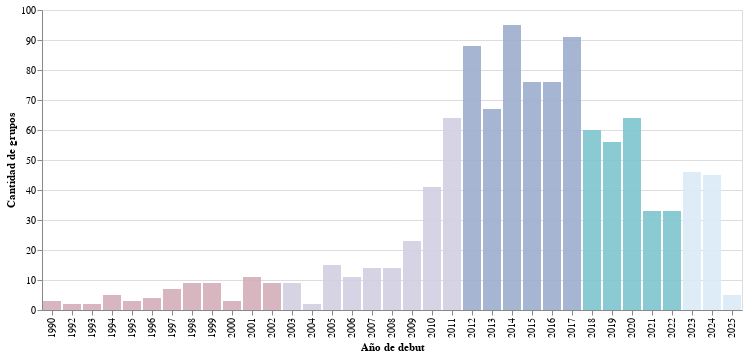

The notebook cell this image was saved under:
### Code cell
import pandas as pd
import altair as alt

GEN = pd.read_csv("/content/Grupos_KPOP.csv", delimiter=";")

GEN = GEN[(GEN["AÑO_DEBUT"] >= 1990) & (GEN["AÑO_DEBUT"] <= 2025)]

GEN_grouped = GEN.groupby(["AÑO_DEBUT", "GENERO"]).size().reset_index(name="Cantidad")

def asignar_generacion(año):
    if 1990 <= año <= 2002:
        return 1, 'Primera generación'
    elif 2003 <= año <= 2011:
        return 2, 'Segunda generación'
    elif 2012 <= año <= 2017:
        return 3, 'Tercera generación'
    elif 2018 <= año <= 2022:
        return 4, 'Cuarta generación'
    elif 2023 <= año <= 2025:
        return 5, 'Quinta generación'
    return None, None


GEN_grouped[['Generacion', 'Etiqueta']] = GEN_grouped['AÑO_DEBUT'].apply(lambda año: pd.Series(asignar_generacion(año)))


def asignar_color(generacion):
    generacion_colores = {
        1: '#D4AFB9',  # Primera generación
        2: '#D1CFE2',  # Segunda generación
        3: '#9CADCE',   # Tercera generación
        4: '#7EC5CF',   # Cuarta generación
        5: '#DAEAF6'    # Quinta generación
    }
    return generacion_colores.get(generacion, '#FFFFFF')

GEN_grouped['Color'] = GEN_grouped['Generacion'].apply(asignar_color)

brush = alt.selection_interval(encodings=["x"])

highlight = alt.selection_single(on="mouseover", fields=["AÑO_DEBUT"], empty="none")


opacity_brush = alt.condition(brush, alt.value(0.9), alt.value(0.1))

opacity_highlight = alt.condition(highlight, alt.value(1), alt.value(0.3))

# 𝗛𝗶𝘀𝘁𝗼𝗴𝗿𝗮𝗺𝗮 con interactividad
overview = alt.Chart(GEN_grouped).mark_bar().encode(
    alt.X("AÑO_DEBUT:O", axis=alt.Axis(title="Año de debut")),
    alt.Y("Cantidad:Q", title="Cantidad de grupos"),
    alt.Color("Color:N", scale=None, legend=None),

    opacity=opacity_brush,
    tooltip=["AÑO_DEBUT", "Cantidad", "GENERO", "Etiqueta"]
).add_selection(brush).add_selection(highlight)


graf = overview
graf

### Figure 1 — Vega-Lite specification as saved in the notebook (floating-point values rounded to 4 significant figures)
{"config": {"view": {"continuousWidth": 300, "continuousHeight": 300}}, "data": {"name": "data-fc0c6151b726c8f388d8ce38c6b4e4c1"}, "mark": {"type": "bar"}, "encoding": {"color": {"field": "Color", "legend": null, "scale": null, "type": "nominal"}, "opacity": {"condition": {"param": "param_5", "value": 0.9}, "value": 0.1}, "tooltip": [{"field": "AÑO_DEBUT", "type": "quantitative"}, {"field": "Cantidad", "type": "quantitative"}, {"field": "GENERO", "type": "nominal"}, {"field": "Etiqueta", "type": "nominal"}], "x": {"axis": {"title": "Año de debut"}, "field": "AÑO_DEBUT", "type": "ordinal"}, "y": {"field": "Cantidad", "title": "Cantidad de grupos", "type": "quantitative"}}, "params": [{"name": "param_5", "select": {"type": "interval", "encodings": ["x"]}}, {"name": "param_6", "select": {"type": "point", "fields": ["AÑO_DEBUT"], "on": "mouseover"}}], "$schema": "https://vega.github.io/schema/vega-lite/v5.20.1.json", "datasets": {"data-fc0c6151b726c8f388d8ce38c6b4e4c1": [{"AÑO_DEBUT": 1990, "GENERO": "Hombres", "Cantidad": 3, "Generacion": 1, "Etiqueta": "Primera generación", "Color": "#D4AFB9"}, {"AÑO_DEBUT": 1992, "GENERO": "Hombres", "Cantidad": 1, "Generacion": 1, "Etiqueta": "Primera generación", "Color": "#D4AFB9"}, {"AÑO_DEBUT": 1992, "GENERO": "Mixto", "Cantidad": 1, "Generacion": 1, "Etiqueta": "Primera generación", "Color": "#D4AFB9"}, {"AÑO_DEBUT": 1993, "GENERO": "Hombres", "Cantidad": 2, "Generacion": 1, "Etiqueta": "Primera generación", "Color": "#D4AFB9"}, {"AÑO_DEBUT": 1994, "GENERO": "Hombres", "Cantidad": 1, "Generacion": 1, "Etiqueta": "Primera generación", "Color": "#D4AFB9"}, {"AÑO_DEBUT": 1994, "GENERO": "Mixto", "Cantidad": 4, "Generacion": 1, "Etiqueta": "Primera generación", "Color": "#D4AFB9"}, {"AÑO_DEBUT": 1995, "GENERO": "Hombres", "Cantidad": 3, "Generacion": 1, "Etiqueta": "Primera generación", "Color": "#D4AFB9"}, {"AÑO_DEBUT": 1996, "GENERO": "Hombres", "Cantidad": 2, "Generacion": 1, "Etiqueta": "Primera generación", "Color": "#D4AFB9"}, {"AÑO_DEBUT": 1996, "GENERO": "Mixto", "Cantidad": 2, "Generacion": 1, "Etiqueta": "Primera generación", "Color": "#D4AFB9"}, {"AÑO_DEBUT": 1997, "GENERO": "Hombres", "Cantidad": 4, "Generacion": 1, "Etiqueta": "Primera generación", "Color": "#D4AFB9"}, {"AÑO_DEBUT": 1997, "GENERO": "Mujeres", "Cantidad": 3, "Generacion": 1, "Etiqueta": "Primera generación", "Color": "#D4AFB9"}, {"AÑO_DEBUT": 1998, "GENERO": "Hombres", "Cantidad": 4, "Generacion": 1, "Etiqueta": "Primera generación", "Color": "#D4AFB9"}, {"AÑO_DEBUT": 1998, "GENERO": "Mixto", "Cantidad": 2, "Generacion": 1, "Etiqueta": "Primera generación", "Color": "#D4AFB9"}, {"AÑO_DEBUT": 1998, "GENERO": "Mujeres", "Cantidad": 3, "Generacion": 1, "Etiqueta": "Primera generación", "Color": "#D4AFB9"}, {"AÑO_DEBUT": 1999, "GENERO": "Hombres", "Cantidad": 5, "Generacion": 1, "Etiqueta": "Primera generación", "Color": "#D4AFB9"}, {"AÑO_DEBUT": 1999, "GENERO": "Mujeres", "Cantidad": 4, "Generacion": 1, "Etiqueta": "Primera generación", "Color": "#D4AFB9"}, {"AÑO_DEBUT": 2000, "GENERO": "Hombres", "Cantidad": 2, "Generacion": 1, "Etiqueta": "Primera generación", "Color": "#D4AFB9"}, {"AÑO_DEBUT": 2000, "GENERO": "Mujeres", "Cantidad": 1, "Generacion": 1, "Etiqueta": "Primera generación", "Color": "#D4AFB9"}, {"AÑO_DEBUT": 2001, "GENERO": "Hombres", "Cantidad": 1, "Generacion": 1, "Etiqueta": "Primera generación", "Color": "#D4AFB9"}, {"AÑO_DEBUT": 2001, "GENERO": "Mixto", "Cantidad": 3, "Generacion": 1, "Etiqueta": "Primera generación", "Color": "#D4AFB9"}, {"AÑO_DEBUT": 2001, "GENERO": "Mujeres", "Cantidad": 7, "Generacion": 1, "Etiqueta": "Primera generación", "Color": "#D4AFB9"}, {"AÑO_DEBUT": 2002, "GENERO": "Hombres", "Cantidad": 5, "Generacion": 1, "Etiqueta": "Primera generación", "Color": "#D4AFB9"}, {"AÑO_DEBUT": 2002, "GENERO": "Mixto", "Cantidad": 1, "Generacion": 1, "Etiqueta": "Primera generación", "Color": "#D4AFB9"}, {"AÑO_DEBUT": 2002, "GENERO": "Mujeres", "Cantidad": 3, "Generacion": 1, "Etiqueta": "Primera generación", "Color": "#D4AFB9"}, {"AÑO_DEBUT": 2003, "GENERO": "Hombres", "Cantidad": 8, "Generacion": 2, "Etiqueta": "Segunda generación", "Color": "#D1CFE2"}, {"AÑO_DEBUT": 2003, "GENERO": "Mujeres", "Cantidad": 1, "Generacion": 2, "Etiqueta": "Segunda generación", "Color": "#D1CFE2"}, {"AÑO_DEBUT": 2004, "GENERO": "Hombres", "Cantidad": 1, "Generacion": 2, "Etiqueta": "Segunda generación", "Color": "#D1CFE2"}, {"AÑO_DEBUT": 2004, "GENERO": "Mujeres", "Cantidad": 1, "Generacion": 2, "Etiqueta": "Segunda generación", "Color": "#D1CFE2"}, {"AÑO_DEBUT": 2005, "GENERO": "Hombres", "Cantidad": 9, "Generacion": 2, "Etiqueta": "Segunda generación", "Color": "#D1CFE2"}, {"AÑO_DEBUT": 2005, "GENERO": "Mujeres", "Cantidad": 6, "Generacion": 2, "Etiqueta": "Segunda generación", "Color": "#D1CFE2"}, {"AÑO_DEBUT": 2006, "GENERO": "Hombres", "Cantidad": 6, "Generacion": 2, "Etiqueta": "Segunda generación", "Color": "#D1CFE2"}, {"AÑO_DEBUT": 2006, "GENERO": "Mixto", "Cantidad": 2, "Generacion": 2, "Etiqueta": "Segunda generación", "Color": "#D1CFE2"}, {"AÑO_DEBUT": 2006, "GENERO": "Mujeres", "Cantidad": 3, "Generacion": 2, "Etiqueta": "Segunda generación", "Color": "#D1CFE2"}, {"AÑO_DEBUT": 2007, "GENERO": "Hombres", "Cantidad": 7, "Generacion": 2, "Etiqueta": "Segunda generación", "Color": "#D1CFE2"}, {"AÑO_DEBUT": 2007, "GENERO": "Mixto", "Cantidad": 1, "Generacion": 2, "Etiqueta": "Segunda generación", "Color": "#D1CFE2"}, {"AÑO_DEBUT": 2007, "GENERO": "Mujeres", "Cantidad": 6, "Generacion": 2, "Etiqueta": "Segunda generación", "Color": "#D1CFE2"}, {"AÑO_DEBUT": 2008, "GENERO": "Hombres", "Cantidad": 11, "Generacion": 2, "Etiqueta": "Segunda generación", "Color": "#D1CFE2"}, {"AÑO_DEBUT": 2008, "GENERO": "Mujeres", "Cantidad": 3, "Generacion": 2, "Etiqueta": "Segunda generación", "Color": "#D1CFE2"}, {"AÑO_DEBUT": 2009, "GENERO": "Hombres", "Cantidad": 8, "Generacion": 2, "Etiqueta": "Segunda generación", "Color": "#D1CFE2"}, {"AÑO_DEBUT": 2009, "GENERO": "Mixto", "Cantidad": 2, "Generacion": 2, "Etiqueta": "Segunda generación", "Color": "#D1CFE2"}, {"AÑO_DEBUT": 2009, "GENERO": "Mujeres", "Cantidad": 13, "Generacion": 2, "Etiqueta": "Segunda generación", "Color": "#D1CFE2"}, {"AÑO_DEBUT": 2010, "GENERO": "Hombres", "Cantidad": 19, "Generacion": 2, "Etiqueta": "Segunda generación", "Color": "#D1CFE2"}, {"AÑO_DEBUT": 2010, "GENERO": "Mixto", "Cantidad": 6, "Generacion": 2, "Etiqueta": "Segunda generación", "Color": "#D1CFE2"}, {"AÑO_DEBUT": 2010, "GENERO": "Mujeres", "Cantidad": 16, "Generacion": 2, "Etiqueta": "Segunda generación", "Color": "#D1CFE2"}, {"AÑO_DEBUT": 2011, "GENERO": "Hombres", "Cantidad": 24, "Generacion": 2, "Etiqueta": "Segunda generación", "Color": "#D1CFE2"}, {"AÑO_DEBUT": 2011, "GENERO": "Mixto", "Cantidad": 3, "Generacion": 2, "Etiqueta": "Segunda generación", "Color": "#D1CFE2"}, {"AÑO_DEBUT": 2011, "GENERO": "Mujeres", "Cantidad": 37, "Generacion": 2, "Etiqueta": "Segunda generación", "Color": "#D1CFE2"}, {"AÑO_DEBUT": 2012, "GENERO": "Hombres", "Cantidad": 41, "Generacion": 3, "Etiqueta": "Tercera generación", "Color": "#9CADCE"}, {"AÑO_DEBUT": 2012, "GENERO": "Mixto", "Cantidad": 2, "Generacion": 3, "Etiqueta": "Tercera generación", "Color": "#9CADCE"}, {"AÑO_DEBUT": 2012, "GENERO": "Mujeres", "Cantidad": 45, "Generacion": 3, "Etiqueta": "Tercera generación", "Color": "#9CADCE"}, {"AÑO_DEBUT": 2013, "GENERO": "Hombres", "Cantidad": 39, "Generacion": 3, "Etiqueta": "Tercera generación", "Color": "#9CADCE"}, {"AÑO_DEBUT": 2013, "GENERO": "Mujeres", "Cantidad": 28, "Generacion": 3, "Etiqueta": "Tercera generación", "Color": "#9CADCE"}, {"AÑO_DEBUT": 2014, "GENERO": "Hombres", "Cantidad": 42, "Generacion": 3, "Etiqueta": "Tercera generación", "Color": "#9CADCE"}, {"AÑO_DEBUT": 2014, "GENERO": "Mixto", "Cantidad": 3, "Generacion": 3, "Etiqueta": "Tercera generación", "Color": "#9CADCE"}, {"AÑO_DEBUT": 2014, "GENERO": "Mujeres", "Cantidad": 50, "Generacion": 3, "Etiqueta": "Tercera generación", "Color": "#9CADCE"}, {"AÑO_DEBUT": 2015, "GENERO": "Hombres", "Cantidad": 31, "Generacion": 3, "Etiqueta": "Tercera generación", "Color": "#9CADCE"}, {"AÑO_DEBUT": 2015, "GENERO": "Mixto", "Cantidad": 1, "Generacion": 3, "Etiqueta": "Tercera generación", "Color": "#9CADCE"}, {"AÑO_DEBUT": 2015, "GENERO": "Mujeres", "Cantidad": 44, "Generacion": 3, "Etiqueta": "Tercera generación", "Color": "#9CADCE"}, {"AÑO_DEBUT": 2016, "GENERO": "Hombres", "Cantidad": 24, "Generacion": 3, "Etiqueta": "Tercera generación", "Color": "#9CADCE"}, {"AÑO_DEBUT": 2016, "GENERO": "Mixto", "Cantidad": 3, "Generacion": 3, "Etiqueta": "Tercera generación", "Color": "#9CADCE"}, {"AÑO_DEBUT": 2016, "GENERO": "Mujeres", "Cantidad": 49, "Generacion": 3, "Etiqueta": "Tercera generación", "Color": "#9CADCE"}, {"AÑO_DEBUT": 2017, "GENERO": "Hombres", "Cantidad": 41, "Generacion": 3, "Etiqueta": "Tercera generación", "Color": "#9CADCE"}, {"AÑO_DEBUT": 2017, "GENERO": "Mixto", "Cantidad": 1, "Generacion": 3, "Etiqueta": "Tercera generación", "Color": "#9CADCE"}, {"AÑO_DEBUT": 2017, "GENERO": "Mujeres", "Cantidad": 49, "Generacion": 3, "Etiqueta": "Tercera generación", "Color": "#9CADCE"}, {"AÑO_DEBUT": 2018, "GENERO": "Hombres", "Cantidad": 27, "Generacion": 4, "Etiqueta": "Cuarta generación", "Color": "#7EC5CF"}, {"AÑO_DEBUT": 2018, "GENERO": "Mixto", "Cantidad": 1, "Generacion": 4, "Etiqueta": "Cuarta generación", "Color": "#7EC5CF"}, {"AÑO_DEBUT": 2018, "GENERO": "Mujeres", "Cantidad": 32, "Generacion": 4, "Etiqueta": "Cuarta generación", "Color": "#7EC5CF"}, {"AÑO_DEBUT": 2019, "GENERO": "Hombres", "Cantidad": 31, "Generacion": 4, "Etiqueta": "Cuarta generación", "Color": "#7EC5CF"}, {"AÑO_DEBUT": 2019, "GENERO": "Mixto", "Cantidad": 1, "Generacion": 4, "Etiqueta": "Cuarta generación", "Color": "#7EC5CF"}, {"AÑO_DEBUT": 2019, "GENERO": "Mujeres", "Cantidad": 24, "Generacion": 4, "Etiqueta": "Cuarta generación", "Color": "#7EC5CF"}, {"AÑO_DEBUT": 2020, "GENERO": "Hombres", "Cantidad": 32, "Generacion": 4, "Etiqueta": "Cuarta generación", "Color": "#7EC5CF"}, {"AÑO_DEBUT": 2020, "GENERO": "Mixto", "Cantidad": 3, "Generacion": 4, "Etiqueta": "Cuarta generación", "Color": "#7EC5CF"}, {"AÑO_DEBUT": 2020, "GENERO": "Mujeres", "Cantidad": 29, "Generacion": 4, "Etiqueta": "Cuarta generación", "Color": "#7EC5CF"}, {"AÑO_DEBUT": 2021, "GENERO": "Hombres", "Cantidad": 14, "Generacion": 4, "Etiqueta": "Cuarta generación", "Color": "#7EC5CF"}, {"AÑO_DEBUT": 2021, "GENERO": "Mixto", "Cantidad": 1, "Generacion": 4, "Etiqueta": "Cuarta generación", "Color": "#7EC5CF"}, {"AÑO_DEBUT": 2021, "GENERO": "Mujeres", "Cantidad": 18, "Generacion": 4, "Etiqueta": "Cuarta generación", "Color": "#7EC5CF"}, {"AÑO_DEBUT": 2022, "GENERO": "Hombres", "Cantidad": 11, "Generacion": 4, "Etiqueta": "Cuarta generación", "Color": "#7EC5CF"}, {"AÑO_DEBUT": 2022, "GENERO": "Mujeres", "Cantidad": 22, "Generacion": 4, "Etiqueta": "Cuarta generación", "Color": "#7EC5CF"}, {"AÑO_DEBUT": 2023, "GENERO": "Hombres", "Cantidad": 27, "Generacion": 5, "Etiqueta": "Quinta generación", "Color": "#DAEAF6"}, {"AÑO_DEBUT": 2023, "GENERO": "Mujeres", "Cantidad": 19, "Generacion": 5, "Etiqueta": "Quinta generación", "Color": "#DAEAF6"}, {"AÑO_DEBUT": 2024, "GENERO": "Hombres", "Cantidad": 21, "Generacion": 5, "Etiqueta": "Quinta generación", "Color": "#DAEAF6"}, {"AÑO_DEBUT": 2024, "GENERO": "Mujeres", "Cantidad": 24, "Generacion": 5, "Etiqueta": "Quinta generación", "Color": "#DAEAF6"}, {"AÑO_DEBUT": 2025, "GENERO": "Hombres", "Cantidad": 3, "Generacion": 5, "Etiqueta": "Quinta generación", "Color": "#DAEAF6"}, {"AÑO_DEBUT": 2025, "GENERO": "Mujeres", "Cantidad": 2, "Generacion": 5, "Etiqueta": "Quinta generación", "Color": "#DAEAF6"}]}}
